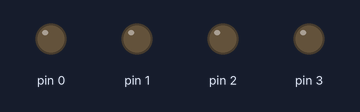
A sketch run on a simulated Arduino Uno, built with avr-gcc and run on an emulated ATmega328P. On the bench: output pins drawn as LEDs (lit = HIGH).

Above: at 0.19 s.
At 2.19 s:
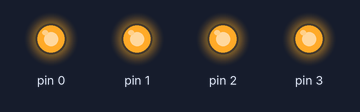
Timing chart, 0 to 3.0 s (numbered marks = the images above):
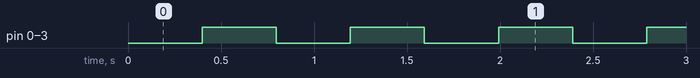

The sketch:

Ex_1.3.ino
```cpp
#include <avr/io.h>
#include <util/delay.h>
int count = 0;
int main(void) {
  DDRD = 0x0F;
  TCCR0A = 0x00;
  TCCR0B = 0x03;

  while(true) {
    if(TCNT0 == 249) {
      count++;
      TCNT0 = 0;
    }
    if(count == 400) {
      PORTD ^=0x0F;
      count = 0;
    }
  }
}
```

Measured:
- by itself, pin 0–3: alternates HIGH for 0.40 s and LOW for 0.40 s
